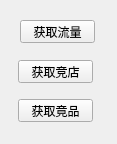
<?xml version="1.0" encoding="UTF-8"?>
<ui version="4.0">
 <class>Form</class>
 <widget class="QWidget" name="Form">
  <property name="geometry">
   <rect>
    <x>0</x>
    <y>0</y>
    <width>117</width>
    <height>144</height>
   </rect>
  </property>
  <property name="windowTitle">
   <string>Form</string>
  </property>
  <widget class="QPushButton" name="pushButton_2">
   <property name="geometry">
    <rect>
     <x>20</x>
     <y>20</y>
     <width>75</width>
     <height>23</height>
    </rect>
   </property>
   <property name="text">
    <string>获取流量</string>
   </property>
  </widget>
  <widget class="QPushButton" name="pushButton_3">
   <property name="geometry">
    <rect>
     <x>18</x>
     <y>60</y>
     <width>75</width>
     <height>23</height>
    </rect>
   </property>
   <property name="text">
    <string>获取竞店</string>
   </property>
  </widget>
  <widget class="QPushButton" name="pushButton_4">
   <property name="geometry">
    <rect>
     <x>18</x>
     <y>99</y>
     <width>75</width>
     <height>23</height>
    </rect>
   </property>
   <property name="text">
    <string>获取竟品</string>
   </property>
  </widget>
 </widget>
 <resources/>
 <connections/>
</ui>
